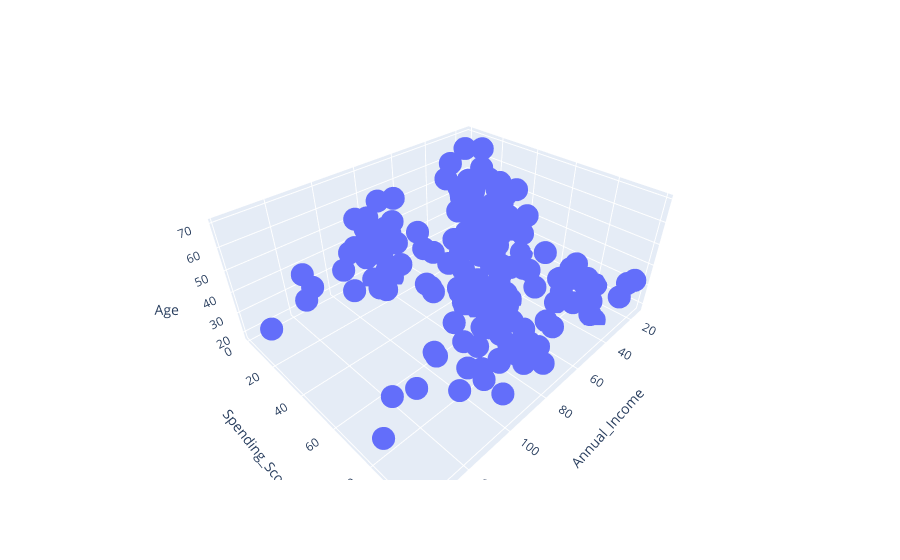

Here is the notebook cell this chart was saved with:
### Markdown cell above
### Exercise:

Use argument `init=kmeans++` as a hyperparameter while training the model.
Test for spending_score and annual_income and check whether the centroids remain at the same location.

In scikit-learn, **KMeans++** is a commonly used initialization method for the KMeans clustering algorithm. The **KMeans++** initialization method was proposed to improve the convergence speed and accuracy of the algorithm.

The **KMeans++** initialization method works by selecting the initial centroids in a way that is more intelligent than random initialization. It starts by selecting a random point from the dataset as the first centroid, and then selects each subsequent centroid based on a probability distribution that favors points that are farther away from the already selected centroids.

This helps to ensure that the initial centroids are well spread out and representative of the dataset, which can lead to better clustering results.

### Code cell
import plotly.express as px

fig = px.scatter_3d (df, x='Annual_Income', y='Spending_Score', z='Age')
fig.show()

### Figure 1 — Plotly figure (JSON) as saved in the notebook; plotly's stock layout.template omitted (floating-point values rounded to 4 significant figures; data arrays with more than 128 entries replaced by an {"elided": "..."} marker saying what was removed)
{"data": [{"hovertemplate": "Annual_Income=%{x}<br>Spending_Score=%{y}<br>Age=%{z}<extra></extra>", "legendgroup": "", "marker": {"color": "#636efa", "symbol": "circle"}, "mode": "markers", "name": "", "scene": "scene", "showlegend": false, "type": "scatter3d", "x": {"elided": "200 int values"}, "y": {"elided": "200 int values"}, "z": {"elided": "200 int values"}}], "layout": {"legend": {"tracegroupgap": 0}, "margin": {"t": 60}, "scene": {"domain": {"x": [0, 1], "y": [0, 1]}, "xaxis": {"title": {"text": "Annual_Income"}}, "yaxis": {"title": {"text": "Spending_Score"}}, "zaxis": {"title": {"text": "Age"}}}}}
